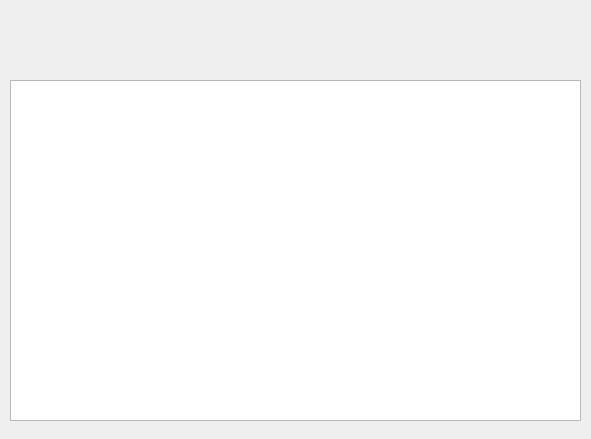
<?xml version="1.0" encoding="UTF-8"?>
<ui version="4.0">
 <class>InvoiceTable</class>
 <widget class="QWidget" name="InvoiceTable">
  <property name="geometry">
   <rect>
    <x>0</x>
    <y>0</y>
    <width>591</width>
    <height>439</height>
   </rect>
  </property>
  <property name="windowTitle">
   <string>Form</string>
  </property>
  <widget class="QTableView" name="tableView">
   <property name="geometry">
    <rect>
     <x>10</x>
     <y>80</y>
     <width>571</width>
     <height>341</height>
    </rect>
   </property>
  </widget>
 </widget>
 <resources/>
 <connections/>
</ui>
